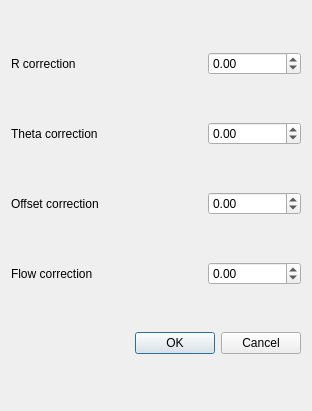
<?xml version="1.0" encoding="UTF-8"?>
<ui version="4.0">
 <class>Dialog</class>
 <widget class="QDialog" name="Dialog">
  <property name="geometry">
   <rect>
    <x>0</x>
    <y>0</y>
    <width>312</width>
    <height>411</height>
   </rect>
  </property>
  <property name="windowTitle">
   <string>Dialog</string>
  </property>
  <layout class="QGridLayout" name="gridLayout">
   <item row="0" column="0">
    <widget class="QLabel" name="label">
     <property name="text">
      <string>R correction</string>
     </property>
    </widget>
   </item>
   <item row="0" column="2">
    <widget class="QDoubleSpinBox" name="RSpinBox">
     <property name="minimum">
      <double>-10.000000000000000</double>
     </property>
     <property name="maximum">
      <double>10.000000000000000</double>
     </property>
     <property name="singleStep">
      <double>0.500000000000000</double>
     </property>
    </widget>
   </item>
   <item row="1" column="0" colspan="2">
    <widget class="QLabel" name="label_2">
     <property name="text">
      <string>Theta correction</string>
     </property>
    </widget>
   </item>
   <item row="1" column="2">
    <widget class="QDoubleSpinBox" name="ThetaSpinBox">
     <property name="minimum">
      <double>-10.000000000000000</double>
     </property>
     <property name="maximum">
      <double>10.000000000000000</double>
     </property>
     <property name="singleStep">
      <double>0.500000000000000</double>
     </property>
    </widget>
   </item>
   <item row="2" column="0" colspan="2">
    <widget class="QLabel" name="label_3">
     <property name="text">
      <string>Offset correction</string>
     </property>
    </widget>
   </item>
   <item row="2" column="2">
    <widget class="QDoubleSpinBox" name="OffsetSpinBox">
     <property name="minimum">
      <double>-10.000000000000000</double>
     </property>
     <property name="maximum">
      <double>10.000000000000000</double>
     </property>
     <property name="singleStep">
      <double>0.500000000000000</double>
     </property>
    </widget>
   </item>
   <item row="3" column="0" colspan="2">
    <widget class="QLabel" name="label_4">
     <property name="text">
      <string>Flow correction</string>
     </property>
    </widget>
   </item>
   <item row="3" column="2">
    <widget class="QDoubleSpinBox" name="FlowSpinBox">
     <property name="minimum">
      <double>-50.000000000000000</double>
     </property>
     <property name="maximum">
      <double>50.000000000000000</double>
     </property>
     <property name="singleStep">
      <double>0.500000000000000</double>
     </property>
     <property name="value">
      <double>0.000000000000000</double>
     </property>
    </widget>
   </item>
   <item row="4" column="1" colspan="2">
    <widget class="QDialogButtonBox" name="buttonBox">
     <property name="orientation">
      <enum>Qt::Horizontal</enum>
     </property>
     <property name="standardButtons">
      <set>QDialogButtonBox::Cancel|QDialogButtonBox::Ok</set>
     </property>
    </widget>
   </item>
  </layout>
 </widget>
 <resources/>
 <connections>
  <connection>
   <sender>buttonBox</sender>
   <signal>accepted()</signal>
   <receiver>Dialog</receiver>
   <slot>accept()</slot>
   <hints>
    <hint type="sourcelabel">
     <x>248</x>
     <y>254</y>
    </hint>
    <hint type="destinationlabel">
     <x>157</x>
     <y>274</y>
    </hint>
   </hints>
  </connection>
  <connection>
   <sender>buttonBox</sender>
   <signal>rejected()</signal>
   <receiver>Dialog</receiver>
   <slot>reject()</slot>
   <hints>
    <hint type="sourcelabel">
     <x>316</x>
     <y>260</y>
    </hint>
    <hint type="destinationlabel">
     <x>286</x>
     <y>274</y>
    </hint>
   </hints>
  </connection>
 </connections>
</ui>
